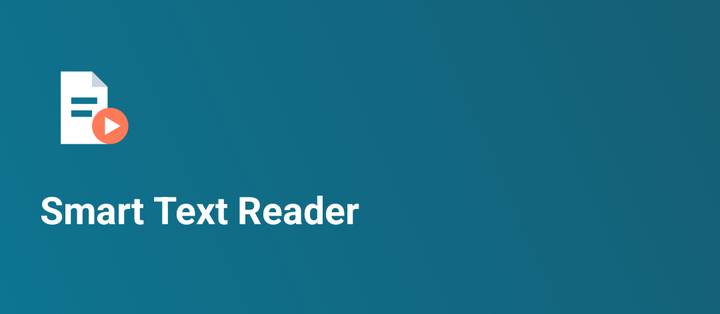
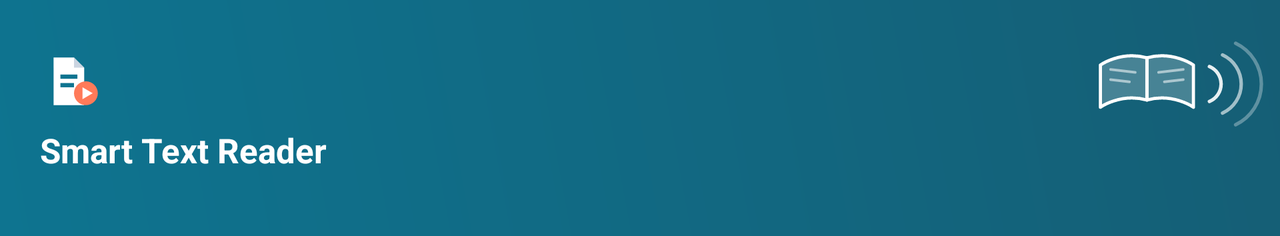

Two renders of one Android screen. The first uses the default layout on a phone; the second uses the alternative layout the repository ships for a different screen configuration, on a matching device. The two XML files are below.
<!-- AndroidManifest.xml: application theme Theme.SmartReader -->
<!-- res/layout/nav_header.xml -->
<?xml version="1.0" encoding="utf-8"?>
<LinearLayout xmlns:android="http://schemas.android.com/apk/res/android"
    android:layout_width="match_parent"
    android:layout_height="wrap_content"
    android:orientation="vertical"
    android:background="@drawable/bg_nav_header"
    android:gravity="bottom"
    android:paddingStart="20dp"
    android:paddingEnd="20dp"
    android:paddingTop="28dp"
    android:paddingBottom="20dp">

    <ImageView
        android:layout_width="52dp"
        android:layout_height="52dp"
        android:src="@drawable/ic_app_logo"
        android:contentDescription="@string/content_desc_logo" />

    <TextView
        android:layout_width="wrap_content"
        android:layout_height="wrap_content"
        android:layout_marginTop="12dp"
        android:text="@string/app_name"
        android:textSize="19sp"
        android:textStyle="bold"
        android:textColor="#FFFFFF" />

    <TextView
        android:id="@+id/tvNavVersion"
        android:layout_width="wrap_content"
        android:layout_height="wrap_content"
        android:layout_marginTop="2dp"
        android:textSize="13sp"
        android:textColor="#CCFFFFFF" />

</LinearLayout>
<!-- resources referenced by this layout -->
<resources>
  <!-- drawable bg_nav_header (drawable) -->
  <?xml version="1.0" encoding="utf-8"?>
  <shape xmlns:android="http://schemas.android.com/apk/res/android"
      android:shape="rectangle">
      <gradient
          android:startColor="@color/brand_primary"
          android:endColor="@color/brand_primary_dark"
          android:angle="45"/>
  </shape>
  <!-- drawable ic_app_logo (drawable) -->
  <?xml version="1.0" encoding="utf-8"?>
  <vector xmlns:android="http://schemas.android.com/apk/res/android"
      android:width="40dp" android:height="40dp"
      android:viewportWidth="40" android:viewportHeight="40">
      
      <path android:fillColor="#FFFFFF" android:pathData="M8,6 L20,6 L26,12 L26,34 L8,34 Z"/>
      <path android:fillColor="#CBD5E1" android:pathData="M20,6 L26,12 L20,12 Z"/>
      
      <path android:fillColor="#0E7490" android:pathData="M12,16 L22,16 L22,18.5 L12,18.5 Z"/>
      <path android:fillColor="#0E7490" android:pathData="M12,21 L20,21 L20,23.5 L12,23.5 Z"/>
      
      <path android:fillColor="#FF7A59" android:pathData="M20,27 a7,7 0 1,0 14,0 a7,7 0 1,0 -14,0 Z"/>
      <path android:fillColor="#FFFFFF" android:pathData="M25,23.5 L25,30.5 L31,27 Z"/>
  </vector>
  <string name="app_name">Smart Text Reader</string>
  <string name="content_desc_logo">Logo</string>
  <style name="Theme.SmartReader" parent="Theme.MaterialComponents.DayNight.NoActionBar">
          <item name="colorPrimary">@color/brand_primary</item>
          <item name="colorPrimaryDark">@color/brand_primary_dark</item>
          <item name="colorSecondary">@color/brand_accent</item>
          <item name="colorOnPrimary">#FFFFFF</item>
          <item name="android:windowBackground">@color/surface</item>
          <item name="android:statusBarColor">@color/brand_primary_dark</item>
      </style>
  <color name="brand_primary">#0E7490</color>
  <color name="brand_primary_dark">#155E75</color>
  <color name="brand_accent">#FF7A59</color>
  <color name="surface">#F8FAFC</color>
</resources>
<!-- res/layout-land/nav_header.xml (the repository's variant of the layout above) -->
<!-- drawn on the phone turned sideways -->
<?xml version="1.0" encoding="utf-8"?>
<FrameLayout xmlns:android="http://schemas.android.com/apk/res/android"
    android:layout_width="match_parent"
    android:layout_height="118dp"
    android:background="@drawable/bg_nav_header">

    <ImageView
        android:layout_width="96dp"
        android:layout_height="64dp"
        android:layout_gravity="end|top"
        android:layout_marginTop="10dp"
        android:layout_marginEnd="4dp"
        android:src="@drawable/img_nav_art"
        android:importantForAccessibility="no" />

    <LinearLayout
        android:layout_width="wrap_content"
        android:layout_height="wrap_content"
        android:layout_gravity="start|bottom"
        android:orientation="vertical"
        android:paddingStart="20dp"
        android:paddingEnd="20dp"
        android:paddingBottom="12dp">

        <ImageView
            android:layout_width="34dp"
            android:layout_height="34dp"
            android:src="@drawable/ic_app_logo"
            android:contentDescription="@string/content_desc_logo" />

        <TextView
            android:layout_width="wrap_content"
            android:layout_height="wrap_content"
            android:layout_marginTop="6dp"
            android:text="@string/app_name"
            android:textSize="17sp"
            android:textStyle="bold"
            android:textColor="#FFFFFF" />

        <TextView
            android:id="@+id/tvNavVersion"
            android:layout_width="wrap_content"
            android:layout_height="wrap_content"
            android:layout_marginTop="2dp"
            android:textSize="13sp"
            android:textColor="#CCFFFFFF" />

    </LinearLayout>

</FrameLayout>
<!-- resources referenced by the variant -->
<!-- as the phone turned sideways resolves them -->
<resources>
  <!-- drawable bg_nav_header (drawable) -->
  <?xml version="1.0" encoding="utf-8"?>
  <shape xmlns:android="http://schemas.android.com/apk/res/android"
      android:shape="rectangle">
      <gradient
          android:startColor="@color/brand_primary"
          android:endColor="@color/brand_primary_dark"
          android:angle="45"/>
  </shape>
  <!-- drawable ic_app_logo (drawable) -->
  <?xml version="1.0" encoding="utf-8"?>
  <vector xmlns:android="http://schemas.android.com/apk/res/android"
      android:width="40dp" android:height="40dp"
      android:viewportWidth="40" android:viewportHeight="40">
      
      <path android:fillColor="#FFFFFF" android:pathData="M8,6 L20,6 L26,12 L26,34 L8,34 Z"/>
      <path android:fillColor="#CBD5E1" android:pathData="M20,6 L26,12 L20,12 Z"/>
      
      <path android:fillColor="#0E7490" android:pathData="M12,16 L22,16 L22,18.5 L12,18.5 Z"/>
      <path android:fillColor="#0E7490" android:pathData="M12,21 L20,21 L20,23.5 L12,23.5 Z"/>
      
      <path android:fillColor="#FF7A59" android:pathData="M20,27 a7,7 0 1,0 14,0 a7,7 0 1,0 -14,0 Z"/>
      <path android:fillColor="#FFFFFF" android:pathData="M25,23.5 L25,30.5 L31,27 Z"/>
  </vector>
  <!-- drawable img_nav_art: vector/xml drawable (drawable, 2401 chars, omitted) -->
  <string name="app_name">Smart Text Reader</string>
  <string name="content_desc_logo">Logo</string>
  <style name="Theme.SmartReader" parent="Theme.MaterialComponents.DayNight.NoActionBar">
          <item name="colorPrimary">@color/brand_primary</item>
          <item name="colorPrimaryDark">@color/brand_primary_dark</item>
          <item name="colorSecondary">@color/brand_accent</item>
          <item name="colorOnPrimary">#FFFFFF</item>
          <item name="android:windowBackground">@color/surface</item>
          <item name="android:statusBarColor">@color/brand_primary_dark</item>
      </style>
  <color name="brand_primary">#0E7490</color>
  <color name="brand_primary_dark">#155E75</color>
  <color name="brand_accent">#FF7A59</color>
  <color name="surface">#F8FAFC</color>
</resources>
